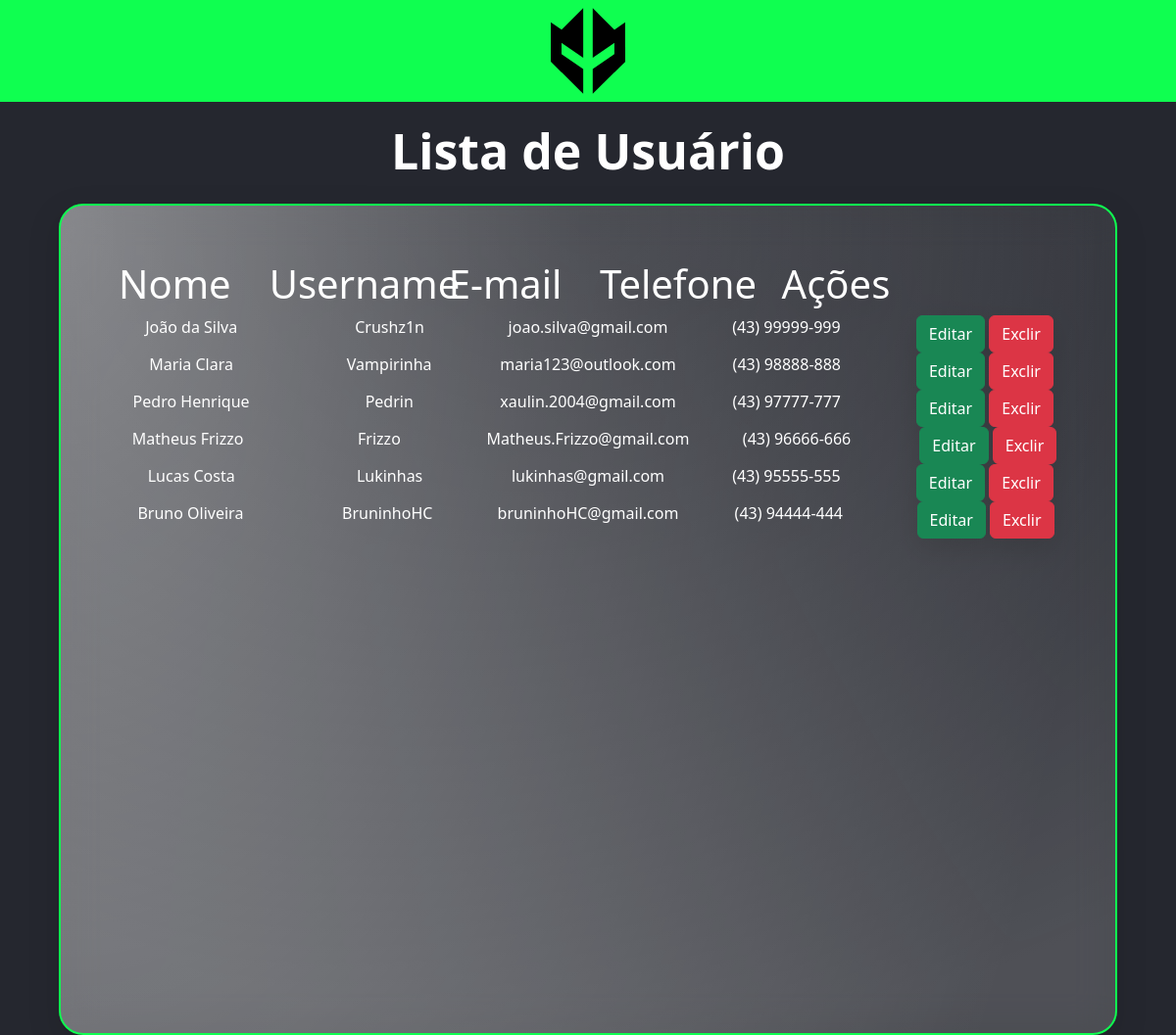
The page /Usuario/Read.php on the database as committed earlier.
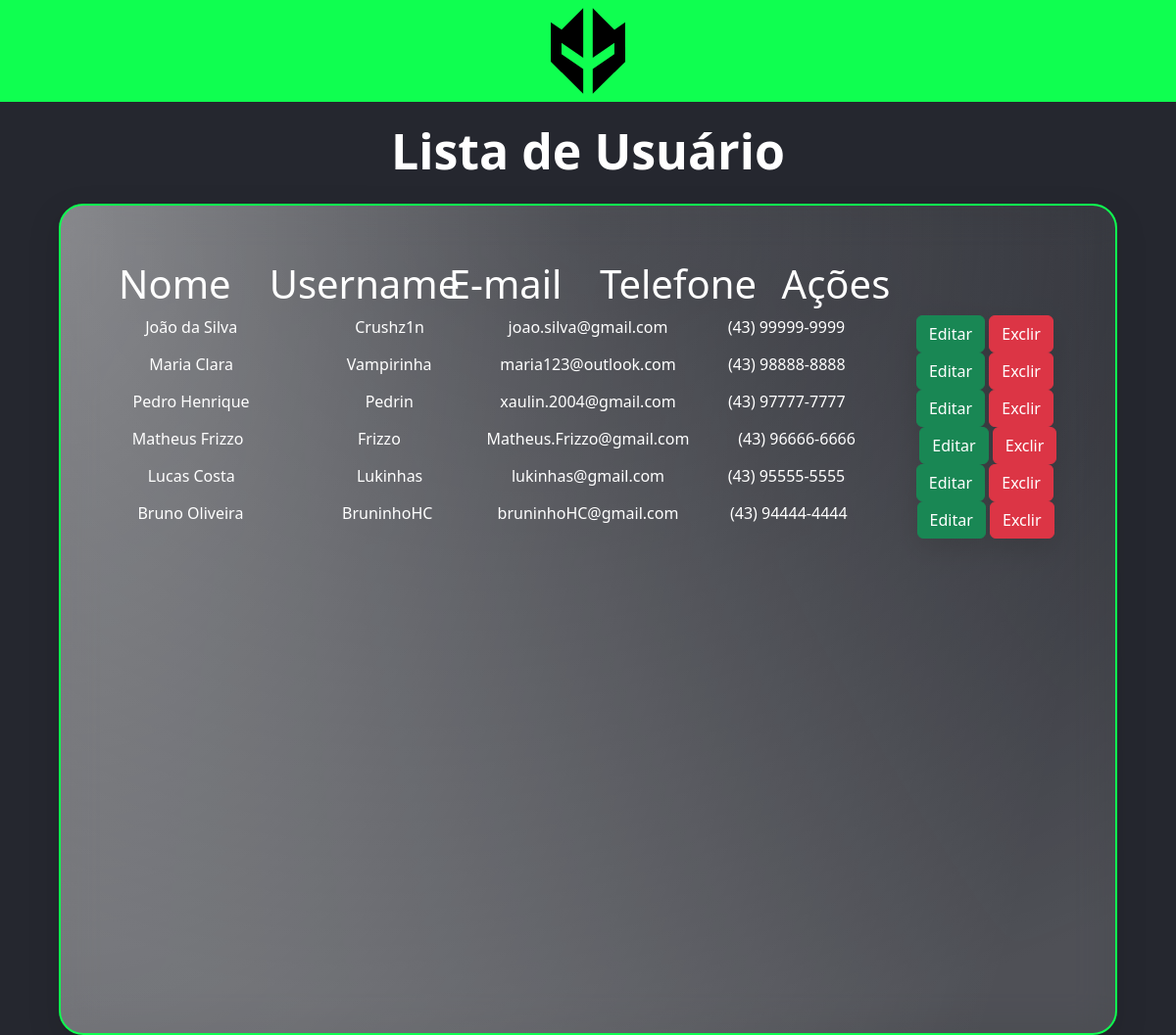
The same page on the database as committed later.
### tables this page shows
CREATE TABLE usuario (
  id INTEGER NOT NULL AUTO_INCREMENT,
  nome VARCHAR(100),
  username VARCHAR(20),
  email VARCHAR(100),
  telefone VARCHAR(25), 
  senha VARCHAR(255), 
  PRIMARY KEY (id)
);

### Usuario/Read.php (the view, shortened to what this page needs)
<!DOCTYPE html>
<html lang="pt-br">
<head>
    <link rel="stylesheet" href="../css/style.css">
    <link href="https://cdn.jsdelivr.net/npm/bootstrap@5.2.2/dist/css/bootstrap.min.css" rel="stylesheet"
>
</head>
<body>
    <header>
        <a href="../index.html">
            <img src="../img/Logo.svg" alt="Logo da Imperial (time de eSports)">
        </a>
    </header>
    <h1 class="titulo">Lista de Usuário</h1>
    <div class="conteudo grande">
        <div class="container grande text-center">
            <div class="row row-cols-6">
                <div class="col">
                    <h1>Nome</h1>
                </div>
                <div class="col">
                    <h1>Username</h1>
                </div>
                <div class="col">
                    <h1>E-mail</h1>
                </div>
                <div class="col">
                    <h1>Telefone</h1>
                </div>
                <div class="col">
                    <h1>Ações</h1>
                </div>
            </div>
            <?php
            include_once("../db/connectDB.php");
                $sql = "SELECT * FROM usuario";
                $res = $conn->query($sql);
                $qtd = $res->num_rows;
                if($qtd > 0){
                while($row = $res->fetch_object()){
                    print "<div class='row'>";
                    print "<div class='col'>" .$row->nome. "</div>";
                    print "<div class='col'>" .$row->username. "</div>";
                    print "<div class='col'>" .$row->email. "</div>";
                    print "<div class='col'>" .$row->telefone. "</div>";
                    print
                    "<div class='col'>
                    <button onclick=\"location.href='./Update.php&id=".$row->id."'\" class='btn btn-success'>Editar</button>
                    <button onclick=\"if(confirm('Tem certeza que deseja excluir esse cadastro?')){location.href='./Actions.php&acao=excluir&id=".$row->id."'}else{false;}\" class='btn btn-danger'>Exclir</button>
                    </div>";
                    print "</div>";
                }
                }else{
                print "<p class='alert alert-danger'>Nenhum resultado foi encontrado!</p>";
                }
            ?>
        </div>
    </div>
</body>
</html>

### css/style.css (style rules this page uses)
* { margin: 0; padding: 0; box-sizing: border-box; }
body { background-color: #25272F !important; color: #FFF !important; font-family: 'Roboto', sans-serif; height: 100vh; max-width: 100vw; }
header { background-color: #0FFF50; height: 6.5rem; display: flex; justify-content: center; align-items: center; }
header img { height: 6rem; }
.conteudo { background: radial-gradient(97.66% 97.66% at 50% 2.34%, rgba(255, 255, 255, 0) 0%, rgba(255, 255, 255, 0.2) 100%), radial-gradient(97.57% 210.75% at 0.9% 2.98%, rgba(255, 255, 255, 0.4) 0%, rgba(255, 255, 255, 0) 100%); filter: drop-shadow(0px 11px 14px rgba(0, 0, 0, 0.25)); backdrop-filter: blur(21px); border-radius: 25px; border: 2px solid #0FFF50; padding: 2rem; color: #FFF; }
.grande { margin: 1.5rem auto; min-height: 45.8rem; width: 90vw; }
.titulo { margin-top: 1.25rem; text-align: center; font-size: 3.125rem; font-weight: 600; }

Rows that differ between the two databases and show on the page:
changed usuario "João da Silva": telefone "(43) 99999-999" → "(43) 99999-9999"
changed usuario "Maria Clara": telefone "(43) 98888-888" → "(43) 98888-8888"
changed usuario "Pedro Henrique": telefone "(43) 97777-777" → "(43) 97777-7777"
changed usuario "Matheus Frizzo": telefone "(43) 96666-666" → "(43) 96666-6666"
changed usuario "Lucas Costa": telefone "(43) 95555-555" → "(43) 95555-5555"
changed usuario "Bruno Oliveira": telefone "(43) 94444-444" → "(43) 94444-4444"
